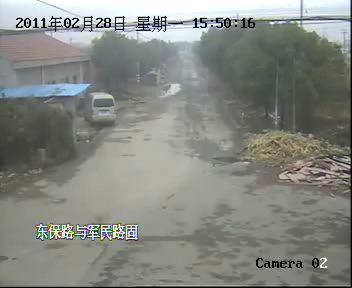
%> input picture MY MAT LIB/Leaf/bmp/1000_1065.avi.bmp, 352 x 288 px
$ octave --eval "histImg(imread('../bmp/1000_1065.avi.bmp'));"   (GNU Octave 9; MATLAB toolbox functions it lacks are replaced by stand-ins)
%> lines starting %> are read from the running program, lines starting %| are printed output that depends on the picture
function [  ] = histImg( img )

%%
r = img(:,:,1);
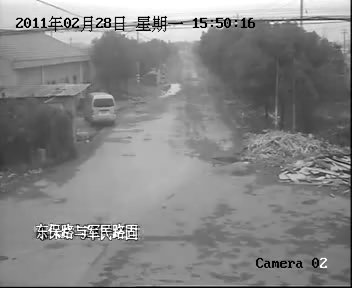
%> r: size 288x352 uint8; min 0, max 255, mean 133.5
g = img(:,:,2);
b = img(:,:,3);
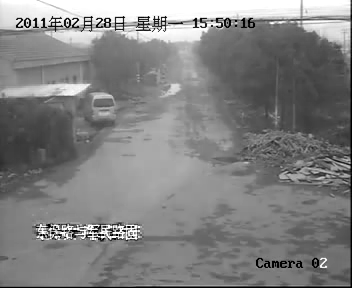
%> b: size 288x352 uint8; min 0, max 255, mean 130

r_num = size(r(find(r > 0)))
%> r_num = [100855 1]
g_num = size(r(find(g > 0)))
%> g_num = [101072 1]
b_num = size(r(find(b > 0)))
%> b_num = [100664 1]
%> `histImg(imread('../bmp/1000_1065.avi.bmp'));`:
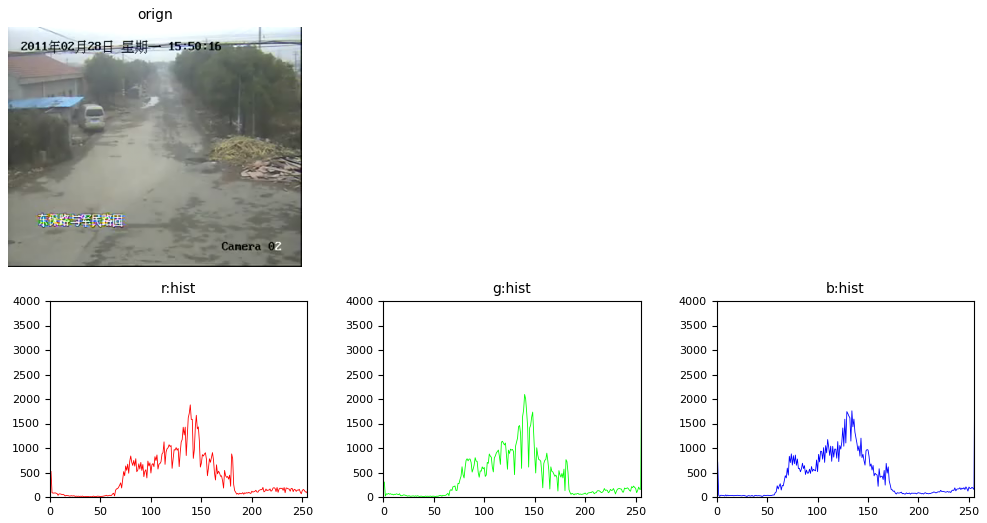
%> figure redrawn from the program's plot data, 4 panels

handle = figure(101);
subplot(231);imshow(img);title('orign');
subplot(234);plot(imhist(r),'r');hold on;axis([0 255 0 4000]);title('r:hist'); hold off;
subplot(235);plot(imhist(g),'g');axis([0 255 0 4000]);title('g:hist');
subplot(236);plot(imhist(b),'b');hold on;axis([0 255 0 4000]);title('b:hist');hold off;


end
